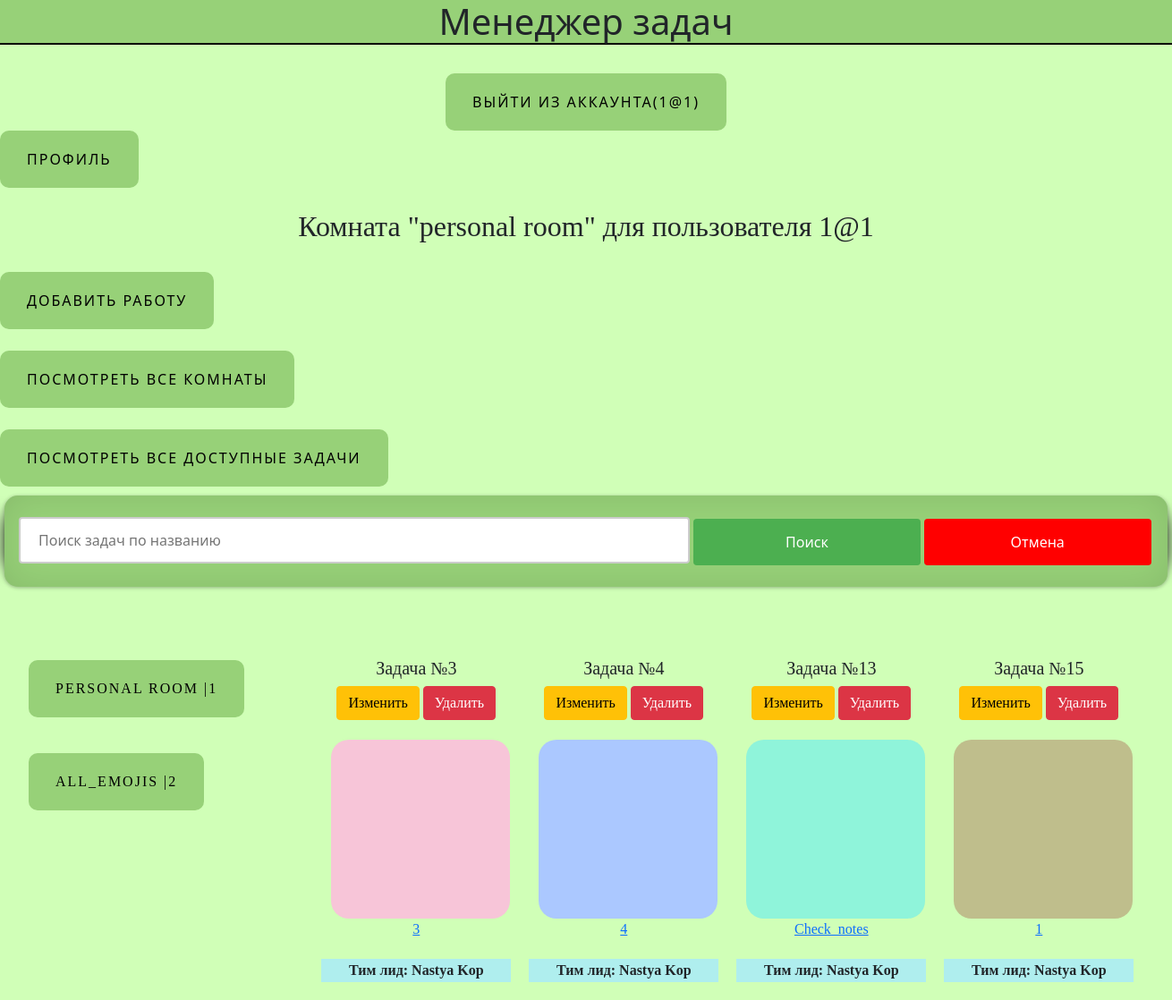
/alljobs/1 (signed in), run on the app's committed database.
### data/users.py (models this page shows, shortened)
class User(SqlAlchemyBase, UserMixin):
    __tablename__ = "users"
    id = sqlalchemy.Column(sqlalchemy.Integer, primary_key=True, autoincrement=True)
    surname = sqlalchemy.Column(sqlalchemy.String, nullable=True)
    name = sqlalchemy.Column(sqlalchemy.String, nullable=True)
    age = sqlalchemy.Column(sqlalchemy.Integer, nullable=True)
    position = sqlalchemy.Column(sqlalchemy.String, nullable=True)
    speciality = sqlalchemy.Column(sqlalchemy.String, nullable=True)
    address = sqlalchemy.Column(sqlalchemy.String, nullable=True)
    email = sqlalchemy.Column(sqlalchemy.String, nullable=True, unique=True, index=True)
    password_hash = sqlalchemy.Column(sqlalchemy.String, nullable=True)
    modified_date = sqlalchemy.Column(sqlalchemy.DateTime, default=datetime.datetime.now)
    current_room = sqlalchemy.Column(sqlalchemy.Integer, sqlalchemy.ForeignKey('rooms.id'), nullable=True)

### data/rooms.py (models this page shows)
class Rooms(SqlAlchemyBase, UserMixin):
    __tablename__ = "rooms"
    id = sqlalchemy.Column(sqlalchemy.Integer, primary_key=True, autoincrement=True)
    title = sqlalchemy.Column(sqlalchemy.String, nullable=True)
    about = sqlalchemy.Column(sqlalchemy.String, nullable=True)
    team_leader = sqlalchemy.Column(sqlalchemy.Integer, sqlalchemy.ForeignKey('users.id'), nullable=True)
    tasks = sqlalchemy.Column(sqlalchemy.String, sqlalchemy.ForeignKey('jobs.id'), nullable=True)
    collaborators = sqlalchemy.Column(sqlalchemy.String, nullable=True)

### data/jobs.py (models this page shows)
class Jobs(SqlAlchemyBase):
    __tablename__ = "jobs"
    id = sqlalchemy.Column(sqlalchemy.Integer, primary_key=True, autoincrement=True)
    team_leader = sqlalchemy.Column(sqlalchemy.Integer, sqlalchemy.ForeignKey('users.id'), nullable=True)
    job = sqlalchemy.Column(sqlalchemy.String, nullable=True)
    work_size = sqlalchemy.Column(sqlalchemy.Integer, nullable=True)
    collaborators = sqlalchemy.Column(sqlalchemy.String, nullable=True)
    is_finished = sqlalchemy.Column(sqlalchemy.Integer, default=False)
    start_date = sqlalchemy.Column(sqlalchemy.DateTime, default=datetime.datetime.now, nullable=True)
    end_date = sqlalchemy.Column(sqlalchemy.DateTime, default=datetime.datetime.now, nullable=True)
    user = orm.relationship("User")
    intensity_level = orm.relationship("IntensityLevel", secondary="association",  backref="jobs")
    description = sqlalchemy.Column(sqlalchemy.String, nullable=True)

### main.py (the view)
@app.route('/alljobs/<int:id>')
@login_required
def all_jobs(id):
    db_sess = db_session.create_session()
    data = []
    ct = 0
    current_room = db_sess.query(Rooms).filter(Rooms.id == id).first()
    if current_room is not None:
        if current_room.collaborators:
            if str(current_user.id) in [str(current_room.team_leader)] + current_room.collaborators.split(","):
                if current_room.tasks is not None:
                    x = current_room.tasks.split(", ")
                else:
                    x = None
                if x and not (len(x) == 1 and not x[0]):
                    available_tasks = tuple(map(int, x))
                else:
                    available_tasks = ()
                for el in db_sess.query(Jobs):
                    if el.id in available_tasks:
                        team_leader = f"{el.user.name} {el.user.surname}"
                        cover = str(random.randint(1, 20)) + ".png"
                        data.append((el.job, team_leader, el.id, cover))
                ans = []
                i = 0
                while i < len(data):
                    curr = []
                    for j in range(4):
                        if i >= len(data):
                            break
                        curr.append(data[i])
                        i += 1
                    ans.append(curr)
                rooms = []
                for el in db_sess.query(Rooms).filter(
                        (Rooms.team_leader.like(current_user.id) | Rooms.collaborators.like(
                            f'%{current_user.id}%'))).all():
                    rooms.append((f"{el.title} |{el.team_leader}", el.id))
                notes1 = []
                for i in dbs.query(Notifications).all():
                    a = i.users.split(',')
                    if current_user.email in a:
                        notes1.append((i.text))
                        a.remove(current_user.email)
                        i.users = ','.join(a)
                        if not a:
                            dbs.delete(i)
                print(notes1)
                dbs.commit()
                return render_template('alljobs.html', label="Поиск задач по названию", ans=ans, rooms=rooms,
                                       crId=current_room.id, crU=current_user.email, notes1=notes1,
                                       crR=current_room.title)
            else:
                return render_template('not_allowed.html', room_id=current_user.current_room, f_pr=True)
        else:
            if current_user.id in [current_room.team_leader]:
                if current_room.tasks is not None:
                    x = current_room.tasks.split(", ")
                else:
                    x = None
                if x and not (len(x) == 1 and not x[0]):
                    available_tasks = tuple(map(int, x))
                else:
                    available_tasks = ()
                for el in db_sess.query(Jobs):
                    if el.id in available_tasks:
                        team_leader = f"{el.user.name} {el.user.surname}"
                        cover = str(random.randint(1, 20)) + ".png"
                        data.append((el.job, team_leader, el.id, cover))
                ans = []
                i = 0
                while i < len(data):
                    curr = []
                    for j in range(4):
                        if i >= len(data):
                            break
                        curr.append(data[i])
                        i += 1
                    ans.append(curr)
                rooms = []
                for el in db_sess.query(Rooms).filter(
                        (Rooms.team_leader.like(current_user.id) | Rooms.collaborators.like(
                            f'%{current_user.id}%'))).all():
                    rooms.append((f"{el.title} |{el.team_leader}", el.id))
                notes1 = []
                for i in dbs.query(Notifications).all():
                    a = i.users.split(',')
                    if current_user.email in a:
                        notes1.append((i.text))
                        a.remove(current_user.email)
                        i.users = ','.join(a)
                        if not a:
                            dbs.delete(i)
                dbs.commit()
                return render_template('alljobs.html', label="Поиск задач по названию", ans=ans, rooms=rooms,
                                       crId=current_room.id, crU=current_user.email, notes1=notes1,
                                       crR=current_room.title)
            else:
                return render_template('not_allowed.html', room_id=current_user.current_room, f_pr=True)
    else:
        return render_template('not_allowed.html', room_id=current_user.current_room, f_pr=True)

### data/db_session.py (called while the page is built)
def create_session() -> Session:
    global __factory
    return __factory()

### main.py (called while the page is built)
@login_manager.user_loader
def load_user(user_id):
    db_sess = db_session.create_session()
    return db_sess.query(User).get(user_id)

### templates/alljobs.html (shortened to what this page needs)
{% extends "base.html" %}
{% block content %}
<br><h2 id="spec2">Комната "{{ crR }}" для пользователя {{ crU }}</h2><br>
{% if current_user.is_authenticated %}
<a href="/addjob/{{ crId }}" class="name_btn2">Добавить работу</a>
{% endif %}
<br>
<br><a href="/allrooms" class="name_btn2">Посмотреть все комнаты</a>
<br>
<br><a href="/alltasks" class="name_btn2">Посмотреть все доступные задачи</a>
<form action="/search/{{ crId }}" method="POST">
    <input type="text" name="query" placeholder="{{ label }}">
    <button type="submit" class="btn btn-success">Поиск</button>
    <a href="/alljobs/{{ crId }}" id="reset-btn" class="btn btn-danger">Отмена</a>
</form>
<br><br>
<div id="parent1">
    <div id="room_list">
        {% for room in rooms %}
        <ol>
            <br><a href="/alljobs/{{ room[1] }}">
            <li id='roomss'>{{ room[0] }}</li>
        </a>
        </ol>
        {% endfor %}
    </div>
    {% for data in ans %}
    <table id="main_table">
        <tr id="job_name">
            {% for row in data %}
            <td>
                <h5>Задача №{{ row[2] }}</h5>
                <div class="buttons">
                    <a href="/addjob/{{ crId }}/{{ row[2] }}" class="btn btn-warning">Изменить</a>
                    <a href="/job_delete/{{ crId }}/{{ row[2] }}" class="btn btn-danger">Удалить</a>
                </div>
            </td>
            {% endfor %}
        </tr>
        <tr id="job_cover" style="border-radius: 20px;">
            {% for row in data %}
            <td>
                <a href="/job_description/{{row[2]}}/{{crId}}">
                    <img src="{{ url_for('static', filename='covers/' + row[3]) }}" id="job_img"
                         style="border-radius: 20px;"/>
                    <div class="CoverText">{{ row[0] }}</div>
                </a>
            </td>
            {% endfor %}
        </tr>
        <tr id="job_teamlead">
            {% for row in data %}
            <td>
                Тим лид: {{row[1]}}
            </td>
            {% endfor %}
        </tr>
    </table>
</div>
{% endfor %}
{% endblock %}

### templates/base.html (shortened to what this page needs)
<!DOCTYPE html>
<html lang="en">
<head>
    <link rel="stylesheet"
                    href="https://cdn.jsdelivr.net/npm/bootstrap@5.0.0-beta1/dist/css/bootstrap.min.css"
>
    <link rel="stylesheet" type="text/css" href="{{ url_for('static', filename='style/style.css') }}" />
    </head>
    <body>
        <h1 id = 'titles'>Менеджер задач</h1>
        <br>
        <nav><a>
            {% if current_user.is_authenticated %}
                <aside><a class="name_btn" href="/logout">выйти из аккаунта({{ current_user.email }})</a></aside>
                <a class="name_btn" href="/profile">Профиль</a>
            {% endif %}
        </a></nav>
         {% block content %}
         {% endblock content %}
    </body>
</html>

### static/style/style.css (style rules this page uses)
body { background-color: #D0FFB7; }
form { display: block; width: 1300px; margin-left: auto; margin-right: auto; border-radius: 15px; background: #97D178; padding-left: 50px; padding-right: 50px; padding-top: 20px; padding-bottom: 20px; margin: 10px auto; padding: 1em; box-shadow: 0 1px 4px rgba(0, 0, 0, .3), -23px 0 20px -23px rgba(0, 0, 0, .8), 23px 0 20px -23px rgba(0, 0, 0, .8), 0 0 40px rgba(0, 0, 0, .1) inset; }
#titles { border-bottom: 2px solid black; background-color: #97D178; }
img { margin-left: 10px; }
h2, div, .buttons, table { font-family: cursive; display: block; }
h1, h2, aside { text-align: center; }
#parent1 { display: flex; }
#room_list { width: 300px; }
#main_table { border-collapse: separate; border-spacing: 20px; margin-left: 3%; margin-right: 3%; max-width: 70%; }
#job_name { text-align: center; font-weight: bold; width: 250px; word-wrap: break-word; }
#job_cover { text-align: center; width: 250px; word-wrap: break-word; }
#job_img { height: 200px; width: 200px; }
#job_teamlead { text-align: center; font-weight: bold; width: 250px; word-wrap: break-word; }
.name_btn { text-decoration: none; display: inline-block; color: black; padding: 20px 30px; border-radius: 10px; text-transform: uppercase; letter-spacing: 2px; background-color: #97D178; background-size: 200% auto; transition: .3s; }
.name_btn2 { text-decoration: none; display: inline-block; color: black; margin-left: auto; margin-right: auto; padding: 20px 30px; border-radius: 10px; text-transform: uppercase; letter-spacing: 2px; background-color: #97D178; background-size: 200% auto; transition: .3s; }

### templates/alljobs.html (style rules this page uses)
#job_teamlead { border: 1px; background-color: #AFEEEE; border: }
#roomss { text-decoration: none; display: inline-block; color: black; padding: 20px 30px; border-radius: 10px; text-transform: uppercase; letter-spacing: 2px; background-color: #97D178; background-size: 200% auto; transition: .3s; }
input[type="text"] { width: 750px; padding: 12px 20px; margin: 8px 0; box-sizing: border-box; border: 2px solid #ccc; border-radius: 4px; }
button[type="submit"] { width: 20%; background-color: #4CAF50; color: white; padding: 14px 20px; margin: 8px 0; border: none; border-radius: 4px; cursor: pointer; }
#reset-btn { width: 20%; background-color: red; color: white; padding: 14px 20px; margin: 8px 0; border: none; border-radius: 4px; cursor: pointer; }

### data on the page
User: email "1@1"
Rooms: title "personal room"
Jobs: id "13", shows a picture, job "Check_notes", row "Nastya Kop"

### other printed values
{{ room[0] }} "PERSONAL ROOM |1" "ALL_EMOJIS |2"
{{ row[2] }} "3" "4" "15"
{{ row[0] }} "3" "4" "1"
{{ row[1] }} "Nastya Kop" "Nastya Kop" "Nastya Kop"
